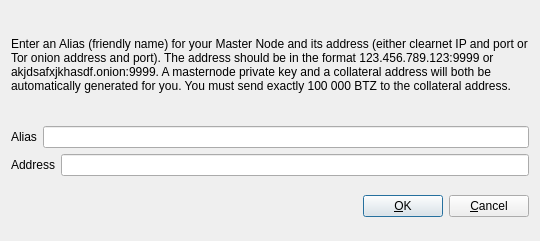
<?xml version="1.0" encoding="UTF-8"?>
<ui version="4.0">
 <class>AddEditAdrenalineNode</class>
 <widget class="QDialog" name="AddEditAdrenalineNode">
  <property name="geometry">
   <rect>
    <x>0</x>
    <y>0</y>
    <width>540</width>
    <height>241</height>
   </rect>
  </property>
  <property name="windowTitle">
   <string>Add/Edit BitzCoin Node</string>
  </property>
  <property name="modal">
   <bool>true</bool>
  </property>
  <layout class="QVBoxLayout" name="verticalLayout">
   <item>
    <layout class="QVBoxLayout" name="verticalLayout_2">
     <property name="topMargin">
      <number>0</number>
     </property>
     <property name="bottomMargin">
      <number>0</number>
     </property>
     <item>
      <widget class="QLabel" name="label_3">
       <property name="sizePolicy">
        <sizepolicy hsizetype="Preferred" vsizetype="Expanding">
         <horstretch>0</horstretch>
         <verstretch>0</verstretch>
        </sizepolicy>
       </property>
       <property name="text">
        <string>&lt;html&gt;&lt;head/&gt;&lt;body&gt;&lt;p&gt;Enter an Alias (friendly name) for your Master Node and its address (either clearnet IP and port or Tor onion address and port).  The address should be in the format 123.456.789.123:9999 or akjdsafxjkhasdf.onion:9999.  A masternode private key and a collateral address will both be automatically generated for you.  You must send exactly 100 000 BTZ to the collateral address.&lt;/p&gt;&lt;/body&gt;&lt;/html&gt;</string>
       </property>
       <property name="wordWrap">
        <bool>true</bool>
       </property>
      </widget>
     </item>
     <item>
      <layout class="QHBoxLayout" name="horizontalLayout">
       <property name="bottomMargin">
        <number>0</number>
       </property>
       <item>
        <widget class="QLabel" name="label">
         <property name="text">
          <string>Alias</string>
         </property>
        </widget>
       </item>
       <item>
        <widget class="QLineEdit" name="aliasLineEdit"/>
       </item>
      </layout>
     </item>
     <item>
      <layout class="QHBoxLayout" name="horizontalLayout_2">
       <property name="bottomMargin">
        <number>0</number>
       </property>
       <item>
        <widget class="QLabel" name="label_2">
         <property name="text">
          <string>Address</string>
         </property>
        </widget>
       </item>
       <item>
        <widget class="QLineEdit" name="addressLineEdit"/>
       </item>
      </layout>
     </item>
     <item>
      <layout class="QHBoxLayout" name="horizontalLayout_3">
       <property name="bottomMargin">
        <number>0</number>
       </property>
      </layout>
     </item>
    </layout>
   </item>
   <item>
    <layout class="QHBoxLayout" name="horizontalLayout_Buttons">
     <item>
      <spacer name="horizontalSpacer_1">
       <property name="orientation">
        <enum>Qt::Horizontal</enum>
       </property>
       <property name="sizeHint" stdset="0">
        <size>
         <width>40</width>
         <height>48</height>
        </size>
       </property>
      </spacer>
     </item>
     <item>
      <widget class="QLabel" name="statusLabel">
       <property name="font">
        <font>
         <weight>75</weight>
         <bold>true</bold>
        </font>
       </property>
       <property name="text">
        <string/>
       </property>
       <property name="textFormat">
        <enum>Qt::PlainText</enum>
       </property>
       <property name="wordWrap">
        <bool>true</bool>
       </property>
      </widget>
     </item>
     <item>
      <spacer name="horizontalSpacer_2">
       <property name="orientation">
        <enum>Qt::Horizontal</enum>
       </property>
       <property name="sizeHint" stdset="0">
        <size>
         <width>40</width>
         <height>48</height>
        </size>
       </property>
      </spacer>
     </item>
     <item>
      <widget class="QPushButton" name="okButton">
       <property name="text">
        <string>&amp;OK</string>
       </property>
      </widget>
     </item>
     <item>
      <widget class="QPushButton" name="cancelButton">
       <property name="text">
        <string>&amp;Cancel</string>
       </property>
       <property name="autoDefault">
        <bool>false</bool>
       </property>
      </widget>
     </item>
    </layout>
   </item>
  </layout>
 </widget>
 <resources/>
 <connections/>
</ui>
